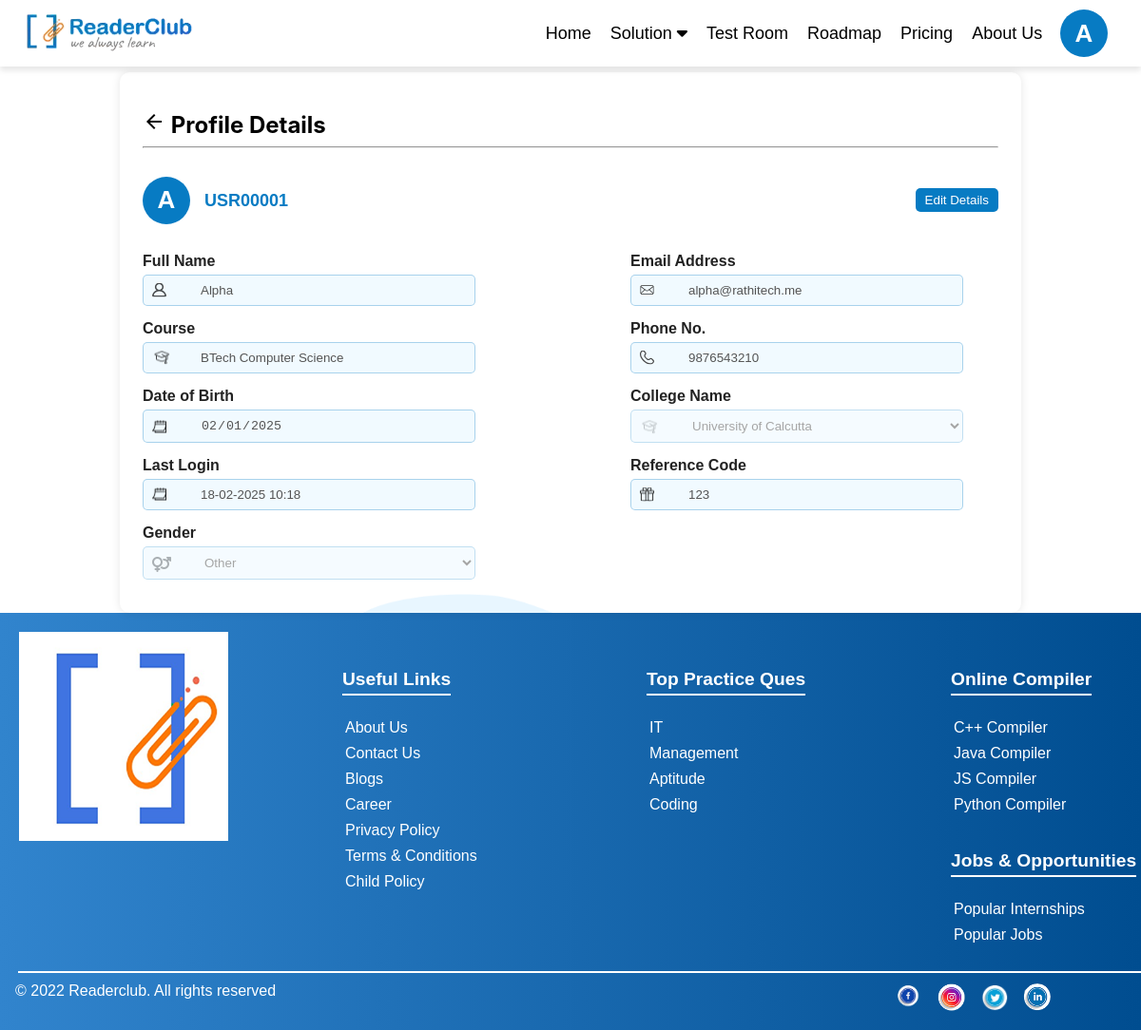
/profile/ (signed in), run on an earlier commit of the app's database.
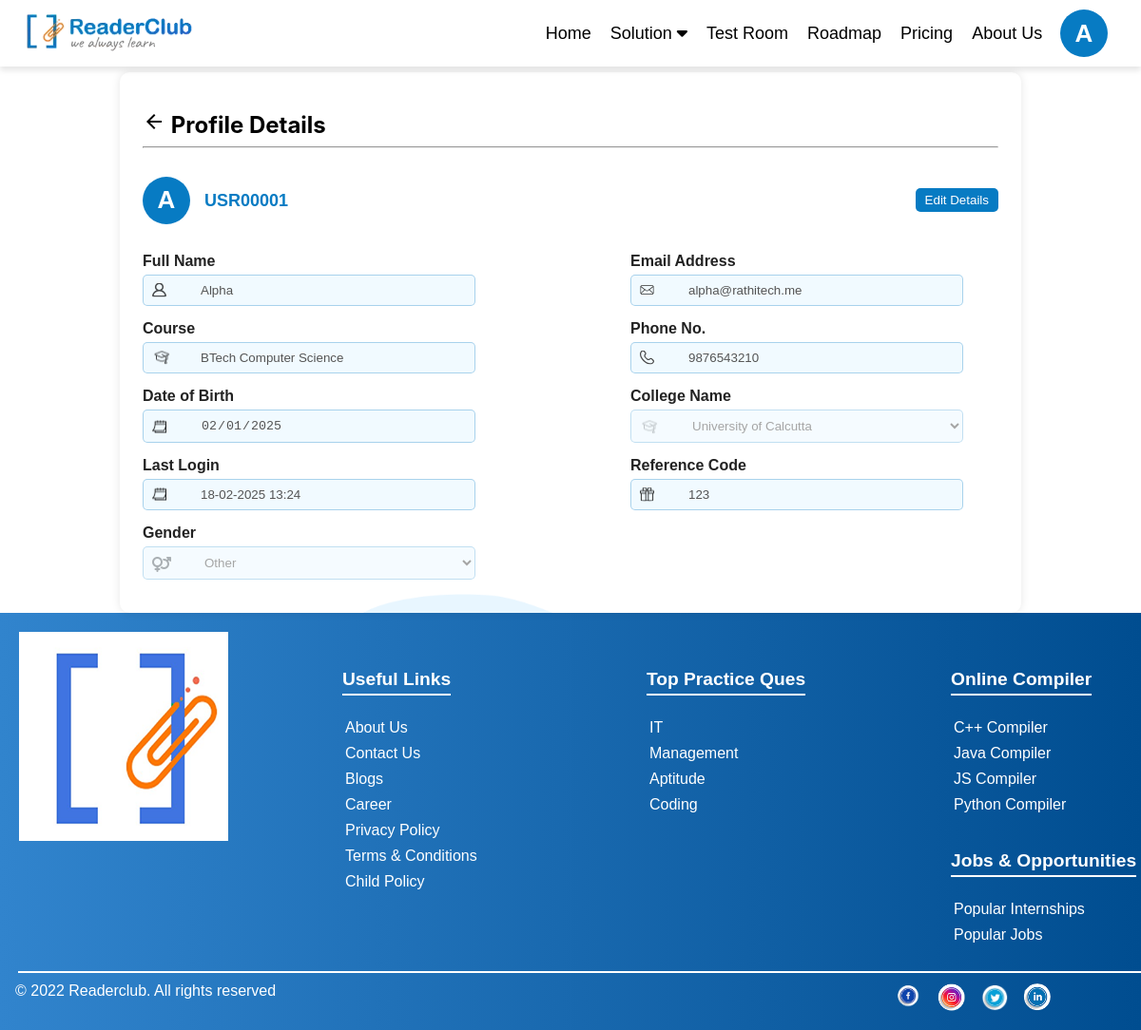
And on a later commit of the database.
### oauth/models.py (models this page shows, shortened)
class UsersDB(models.Model):
    full_name = models.CharField(max_length=100)
    email = models.EmailField(max_length=100, unique=True)
    phone_number = models.CharField(max_length=15, default="0000000000", unique=True)
    password = models.CharField(max_length=128)  # Updated max_length for password
    college_name = models.CharField(max_length=255, default="Unknown College")
    dob = models.DateField(default=date(2000, 1, 1))
    referral_code = models.CharField(max_length=50, blank=True, null=True)
    username = models.CharField(max_length=10, unique=True, editable=False)
    last_login = models.DateTimeField(null=True, blank=True)  # Add last_login field
    gender = models.CharField(max_length=10, default='other', null=True, blank=True)

class CollegesDb(models.Model):
    college_name = models.CharField(max_length=255)
    college_location = models.CharField(max_length=255)

### oauth/views.py (the view)
# urls.py: path('profile/', profile, name='profile'),
def profile(request):
    user_id = request.session.get('user_id')  # Fetch user_id from session
    user = None
    if user_id:
        try:
            user = UsersDB.objects.get(id=user_id)
        except UsersDB.DoesNotExist:
            request.session.flush()  # Clear session if user not found
            messages.error(request, "Session expired. Please login again.")
            return redirect('/login/')
    return render(request, 'profile.html', {'user': user})

### oauth/context_processors.py (called while the page is built)
def college_list(request):
    return {'colleges': CollegesDb.objects.all()}

def current_user(request):
    user_id = request.session.get('user_id')
    if user_id:
        try:
            user = UsersDB.objects.get(id=user_id)
            return {'logged_in_user': user}
        except UsersDB.DoesNotExist:
            return {'logged_in_user': None}
    return {'logged_in_user': None}

### oauth/templates/profile.html (shortened to what this page needs)
{% extends "base.html" %}
{% load static %}
{% block extra_css %}
  <link rel="stylesheet" href="{% static 'css/edit.css' %}">
  <link rel="stylesheet" href="https://cdnjs.cloudflare.com/ajax/libs/font-awesome/6.5.1/css/all.min.css">
{% endblock %}
{% block content %}
<section class="profile-section">
  <div class="profile-container">
    <h2>
      <i class="material-icons">arrow_back</i>
      Profile Details
    </h2>
    <hr>
    <div class="profile-card">
      <div class="profile-header">
        <div class="avatar">
          {% if user and user.full_name %}
            {{ user.full_name|slice:":1"|upper }}
          {% else %}
            ?
          {% endif %}
        </div>
        <div class="user-info">
          <span class="user-id">{{ user.username }}</span>
        </div>
        <button type="button" class="edit-button">Edit Details</button>
      </div>
      <form method="POST" action="{% url 'update_profile' %}">
        <div class="form-row">
          <div class="form-group">
            <label>Full Name</label>
            <img src="{% static 'images/person.svg' %}" alt="Icon">
            <input name="full_name" type="text" value="{{ user.full_name }}" disabled data-editable="true">
          </div>
          <div class="form-group">
            <label>Email Address</label>
            <img src="{% static 'images/email.svg' %}" alt="Icon">
            <input type="email" value="{{ user.email }}" disabled>
          </div>
        </div>
        <div class="form-row">
          <div class="form-group">
            <label>Course</label>
            <img src="{% static 'images/study.svg' %}" alt="Icon">
            <input name="course" type="text" value="{{ user.course|default:'BTech Computer Science' }}" disabled data-editable="true">
          </div>
          <div class="form-group">
            <label>Phone No.</label>
            <img src="{% static 'images/call.svg' %}" alt="Icon">
            <input type="text" value="{{ user.phone_number|default:'N/A' }}" disabled>
          </div>
        </div>
        <div class="form-row">
          <div class="form-group">
            <label>Date of Birth</label>
            <img src="{% static 'images/date.svg' %}" alt="Icon">
            <input name="dob" type="date" value="{{ user.dob|date:'Y-m-d' }}" disabled data-editable="true">
          </div>
          <div class="form-group">
            <label>College Name</label>
            <select name="college_name" class="input" disabled data-editable="true">
              {% for college in colleges %}
                <option value="{{ college.college_name }}" {% if user.college_name == college.college_name %}selected{% endif %}>
                  {{ college.college_name }}
                </option>
              {% endfor %}
            </select>
          </div>
        </div>
        <div class="form-row">
          <div class="form-group">
            <label>Last Login</label>
            <img src="{% static 'images/date.svg' %}" alt="Icon">
            <input type="text" value="{{ user.last_login|date:'d-m-Y H:i'|default:'Never' }}" disabled>
          </div>
          <div class="form-group">
            <label>Reference Code</label>
            <img src="{% static 'images/gift.svg' %}" alt="Icon">
            <input type="text" value="{{ user.referral_code|default:'1111111' }}" disabled>
          </div>
        </div>
        <div class="form-group">
          <label>Gender</label>
          <select name="gender" class="input" disabled data-editable="true">
            <option value="other" {% if user.gender == "other" %}selected{% endif %}>Other</option>
          </select>
        </div>
        <img src="{% static 'images/wave.png' %}" alt="wave-profile" class="wave-profile">
      </form>
    </div>
  </div>
</section>
{% endblock content %}

### templates/base.html (shortened to what the changed rows need)
{% load static %}
<!DOCTYPE html>
<html lang="en">
<head>
  <link rel="stylesheet" href="{% static 'css/base.css' %}">
  <link rel="stylesheet" href="{% static 'css/login.css' %}">
  <link rel="stylesheet" href="{% static 'css/popup.css' %}">
  <link rel="stylesheet" href="https://cdnjs.cloudflare.com/ajax/libs/codemirror/5.65.14/codemirror.min.css">
  <link rel="stylesheet" href="https://cdnjs.cloudflare.com/ajax/libs/codemirror/5.65.14/theme/dracula.min.css">
  <link rel="stylesheet" href="https://cdnjs.cloudflare.com/ajax/libs/font-awesome/6.4.2/css/all.min.css">
  {% block extra_css %}{% endblock %}
</head>
<body>
  <nav class="navbar {% if request.session.user_id %}logged-in{% else %}logged-out{% endif %}">
    <div class="nav-container">
      {% if request.session.user_id %}
      <div class="profile-dropdown" onclick="toggleProfileDropdown(event)">
        <div class="avatar">
          {% if logged_in_user and logged_in_user.full_name %}
            {{ logged_in_user.full_name|slice:":1"|upper }}
          {% else %}
            ?
          {% endif %}
        </div>
      </div>
      {% endif %}
    </div>
  </nav>
  <main class="main-content">
    {% block content %}
    {% endblock %}
  </main>
</body>
</html>

What changed in the data, as far as the page shows it:
changed UsersDB "USR00001": last_login "18-02-2025 10:18" → "18-02-2025 13:24"
